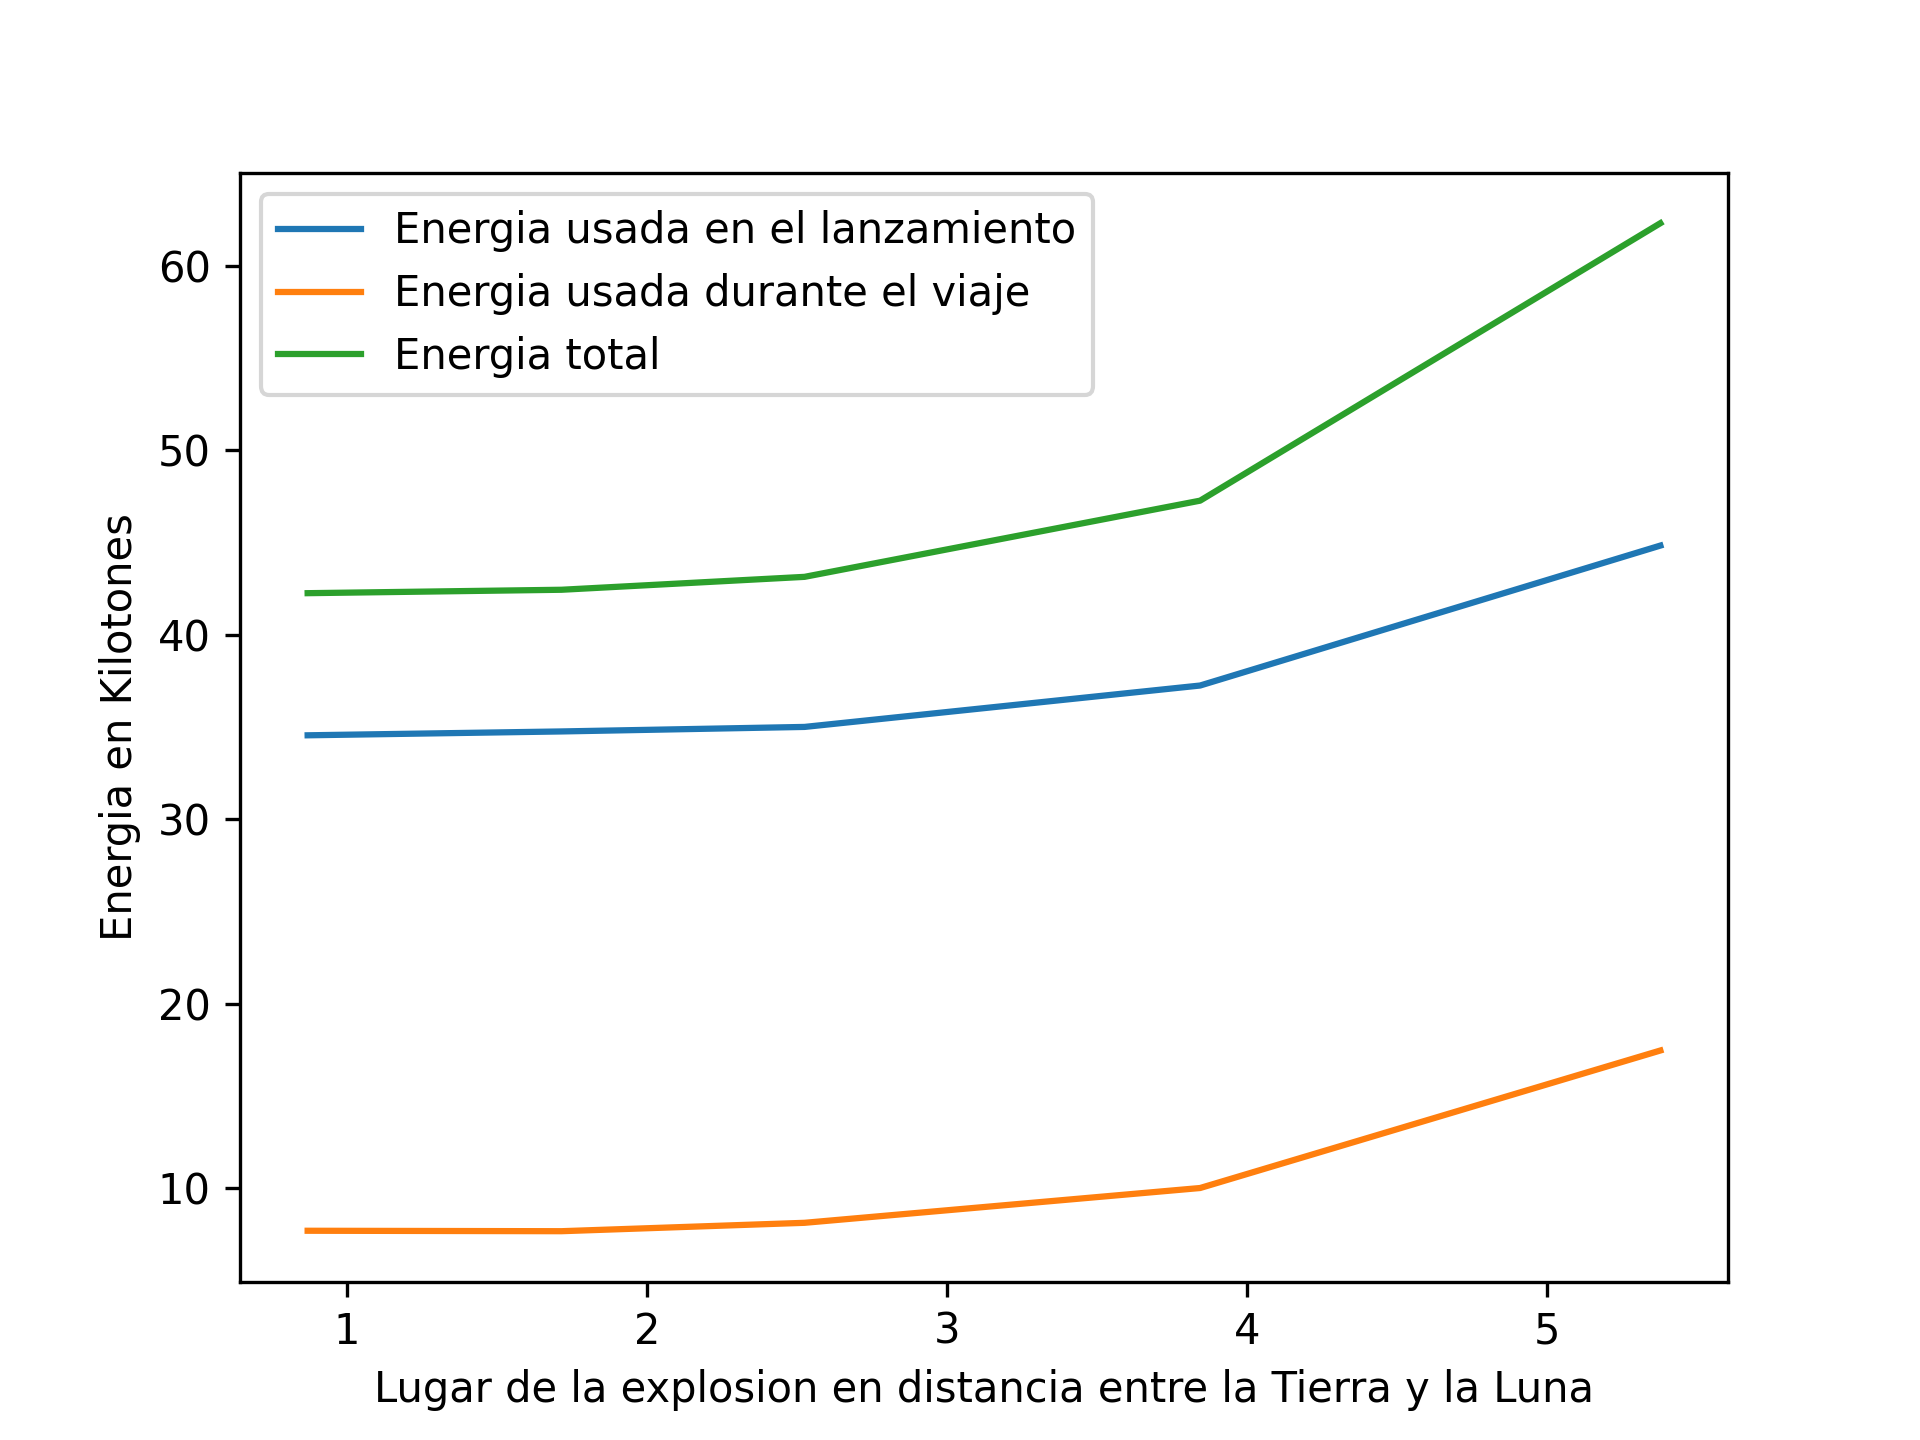

This chart was generated by the following Python code:
# Importamos el módulo matplotlib y numpy
import numpy as np
import matplotlib.pyplot as plt
import matplotlib

# Leemos datos de un fichero
data = np.loadtxt('Energia.txt') 
x = data[:,0]
y = data[:,1]
z = data[:,2]
t = data[:,3]

# Creamos una figura y hacemos nuestro primer plot
plt.figure()
plt.plot(x,y,label = "Energia usada en el lanzamiento")
plt.plot(x,z,label = "Energia usada durante el viaje")
plt.plot(x,t,label = "Energia total")
plt.xlabel("Lugar de la explosion en distancia entre la Tierra y la Luna")
plt.ylabel("Energia en Kilotones")
plt.legend()

plt.savefig('Energia.png', dpi=300)